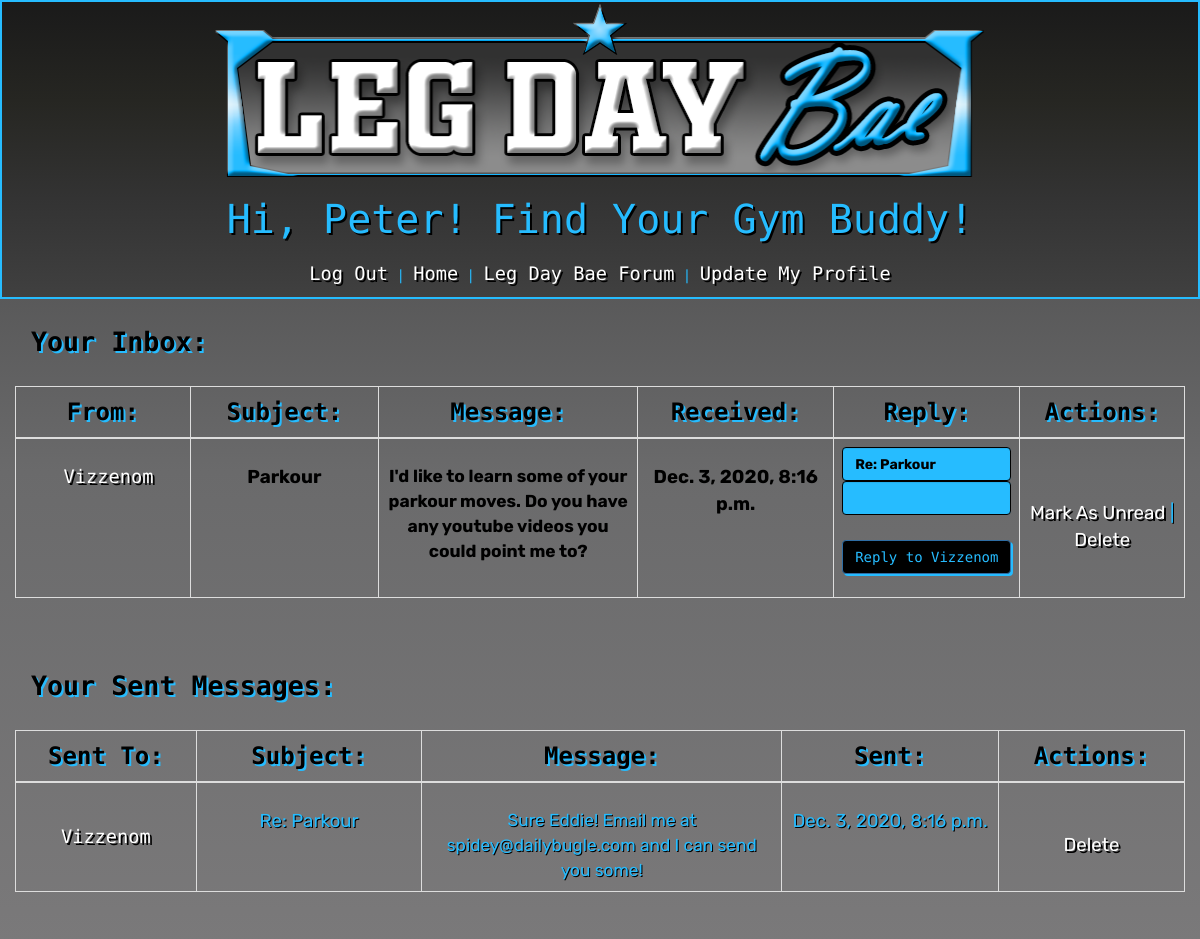
Screenshot of /inbox (signed in) with the database file from the repository.
### gym_buddy/models.py (models this page shows)
class User(models.Model):
    first_name = models.CharField(max_length=55)
    last_name = models.CharField(max_length=55)
    email=models.CharField(max_length=100)
    username=models.CharField(max_length=100)
    password=models.CharField(max_length=50)
    created_at = models.DateTimeField(auto_now_add=True)
    updated_at = models.DateTimeField(auto_now=True)
    objects=UserManager()

class Message(models.Model) :
    message=models.TextField()
    subject=models.CharField(max_length=50)
    sender=models.ForeignKey(User, related_name='sent_from', on_delete=models.CASCADE)
    recipient=models.ForeignKey(User, related_name='sent_to', on_delete=models.CASCADE)
    read=models.BooleanField(default=False)
    timestamp = models.DateTimeField(auto_now_add=True)
    updated_at = models.DateTimeField(auto_now=True)

### gym_buddy/views.py (the view)
# urls.py: path('inbox', views.inbox),
def inbox(request):
    if 'user_id' not in request.session:
        return redirect('/home')
    this_user = User.objects.filter(id=request.session['user_id'])
    if len(this_user) != 1:
        return redirect('/home')
    elif this_user[0].id != request.session['user_id']:
        return redirect('/home')
    context = {
        'user': this_user[0],
        'messages': this_user[0].sent_to.all(),
        'sent_messages': this_user[0].sent_from.all(),
    }
    return render(request, 'inbox.html', context)

### gym_buddy/templates/inbox.html (shortened to what this page needs)
<!DOCTYPE html>
<html lang="en">
<head>
    <link rel="stylesheet" href="https://maxcdn.bootstrapcdn.com/bootstrap/3.4.1/css/bootstrap.min.css">
    {% load static %}
    {% load workout_type_tags %}
    <link rel="stylesheet" href="{% static 'css/inbox.css' %}">
</head>
<body>
    <div class="container-fluid">
        <div class="row" style="text-align:center;" id="header">
            <img src="{% static 'images/logo.png' %}" id="logo" />
            <h2>Hi, {{request.session.user}}! Find Your Gym Buddy!</h2>
            <a href="/logout">Log Out</a> | <a href="/home">Home</a> | <a href="/forum">Leg Day Bae Forum</a> | <a href="/update/{{request.session.user_id}}">Update My Profile</a>
        </div>
        <h2 class="label">Your Inbox:</h2>
         <table class="table table-bordered" id="inbox">
                <thead>
                    <th>From:</th>
                    <th>Subject:</th>
                    <th>Message:</th>
                    <th>Received:</th>
                    <th>Reply:</th>
                    <th>Actions:</th>
                </thead>
                <tbody>
                    {% for message in messages %}
                    {% if message.read == False %}
                        <tr class='unread'>
                            <td id="from"><a href='/view/{{message.sender.id}}'>{{message.sender.username}}</a></td>
                            <td id="subject">{{message.subject}}</td>
                            <td id="message">{{message.message}}</td>
                            <td id="timestamp">{{message.timestamp}}</td>
                            <td id="reply">
                                <form action="/reply_message" method="post">
                                {% csrf_token %}
                                    <div class="form-group">
                                        <input class='form-control' name='sender' id='sender' value= {{request.session.username}} type="hidden">
                                        <input class='form-control' name='subject' id='subject' type="text" value="Re: {{message.subject}}">
                                        <input type="text" name="message" id="message" class="form-control">
                                        <input class='form-control' name='recipient'  type="hidden" value={{message.sender.id}}>
                                        <br>
                                        <button class="btn btn-primary">Reply to {{message.sender.username}}</button>
                                    </div>
                                </form>
                            </td>
                            <td id="actions"><a href="/mark_as_read/{{message.id}}" id="read">Mark As Read</a> |
                                <a href="/delete_message/{{message.id}}" id="delete">Delete</a>
                            </td>
                        </tr>
                    {% else %}
                        <tr class='read'>
                            <td id="from"><img src='{{ message.sender.img.url }}' id="avatar"><a href='/view/{{message.sender.id}}'> {{message.sender.username}}</a></td>
                            <td id="read_subject">{{message.subject}}</td>
                            <td id="read_message">{{message.message}}</td>
                            <td id="read_timestamp">{{message.timestamp}}</td>
                            <td id="reply_read">
                            <form action="/reply_message" method="post">
                                    <div class="form-group">
                                        <input class='form-control' name='subject' id='subject' type="text" value="Re: {{message.subject}}">
                                        <input type="text" name="message" id="message" class="form-control">
                                        <br>
                                        <button class="btn btn-primary">Reply to {{message.sender.username}}</button>
                                    </div>
                                </form>
                            </td>
                            <td id="actions"><a href="/mark_as_unread/{{message.id}}" id="unread">Mark As Unread</a> |
                                <a href="/delete_message/{{message.id}}" id="delete">Delete</a>
                            </td>
                        </tr>
                    {% endif %}
                    {% endfor %}
                </tbody>
            </table>
            <h2 class='label'>Your Sent Messages:</h2>
            <table class="table table-bordered" id="sent">
                <thead>
                    <th>Sent To:</th>
                    <th>Subject:</th>
                    <th>Message:</th>
                    <th>Sent:</th>
                    <th>Actions:</th>
                </thead>
                <tbody>
                 {% for message in sent_messages %}
                        <tr>
                            <td id="to"><a href='/view/{{message.recipient.id}}'>{{message.recipient.username}}</a></td>
                            <td id="subject">{{message.subject}}</td>
                            <td id="message">{{message.message}}</td>
                            <td id="timestamp">{{message.timestamp}}</td>
                            <td id="actions"><a href="/delete_message/{{message.id}}" id="delete">Delete</a>
                        </tr>
                {% endfor %}
                </tbody>
            </table>
        </div>
</body>
</html>
</body>
</html>

### gym_buddy/static/css/inbox.css (style rules this page uses)
body { background: linear-gradient(to bottom, #3C3C3C, #6A6A6B, #7A797A, #8A8A8A); color:#26BCFF; padding-bottom:500px; font-family: 'Rubik Mono One'; min-width: 1080px; }
.row { text-align:center; padding-bottom: 10px; }
#logo { width:800px; }
h2, a, thead, tbody { text-shadow: 2px 2px black; margin-top:-5px; padding-bottom:10px; }
.row h2 { font-size:30pt; }
#header { background: linear-gradient(to bottom, #1a1a1a, #262622, #333333, #404040); border: 2px solid #26bcff; margin-bottom: 30px; }
table { margin-top:30px; }
h2.label { font-size:20pt; text-shadow: 2px 2px #26BCFF; color: black; text-align:center; }
thead { font-size:18pt; text-shadow: 2px 2px #26BCFF; color: black; text-align:center; }
th { text-align:center; }
a { color:white; font-size:14pt; }
td { font-size:13pt; font-family:'Rubik'; text-align:center; }
td#from , td#subject , td#timestamp , td#actions, td#read_subject, td#read_timestamp { width:250px; font-size:14pt; padding-top:25px; text-shadow: 1px 1px black; }
td#message, td#read_message { width: 400px; text-shadow: 1px 1px black; padding-top:25px; }
td#from, #to { font-family:'Rubik Mono One'; font-weight:normal; }
td#read_subject , td#read_timestamp , td#read_message { color:black; font-weight:bold; text-shadow:none; text-align:center; }
.form-control { background-color:#26bcff; color:black; border: 1px solid black; font-weight:bold; }
#inbox { margin-bottom: 75px; }
button.btn-primary { background-color: black; color: #26bcff; box-shadow: 2px 2px #26bcff; text-shadow:none; font-family:'Rubik Mono One' }
td#to, td#actions { width:200px; vertical-align:middle; }

### rows the page displays
User: session.user "Peter"
Message: sender.username "Vizzenom", subject "Parkour", message "I'd like to learn some of your parkour moves. Do you have any youtube videos you could point me to?", timestamp "Dec. 3, 2020, 8:16 p.m.", subject "Re: Parkour"
Message: recipient.username "Vizzenom", subject "Re: Parkour", message "Sure Eddie! Email me at spidey@dailybugle.com and I can send you some!", timestamp "Dec. 3, 2020, 8:16 p.m."
